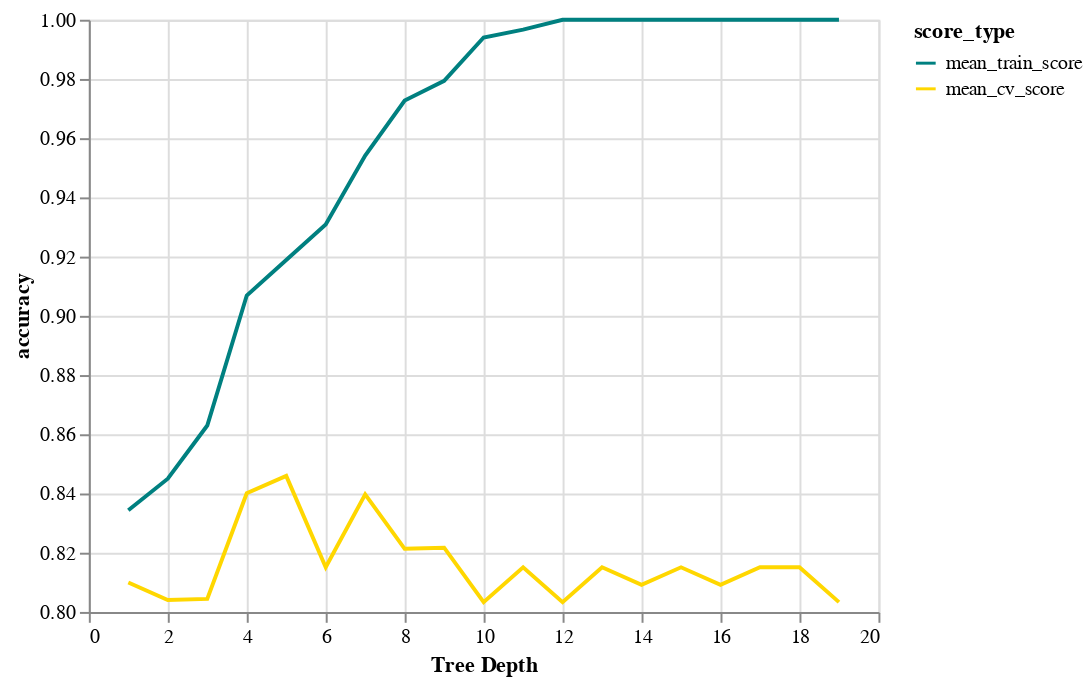

Notebook code cell kept with this figure:
### Code cell
chart1.encode(alt.Y('accuracy:Q', scale=alt.Scale(zero=False)))

### Figure 1 — Vega-Lite specification as saved in the notebook (floating-point values rounded to 4 significant figures)
{"config": {"view": {"continuousWidth": 400, "continuousHeight": 300}}, "data": {"name": "data-79e7cfd2510e2ca1242bcd4f21ee904c"}, "mark": "line", "encoding": {"color": {"type": "nominal", "field": "score_type", "scale": {"domain": ["mean_train_score", "mean_cv_score"], "range": ["teal", "gold"]}}, "x": {"type": "quantitative", "axis": {"title": "Tree Depth"}, "field": "depth"}, "y": {"type": "quantitative", "field": "accuracy", "scale": {"zero": false}}}, "$schema": "https://vega.github.io/schema/vega-lite/v4.8.1.json", "datasets": {"data-79e7cfd2510e2ca1242bcd4f21ee904c": [{"depth": 1, "score_type": "mean_train_score", "accuracy": 0.8343}, {"depth": 2, "score_type": "mean_train_score", "accuracy": 0.845}, {"depth": 3, "score_type": "mean_train_score", "accuracy": 0.863}, {"depth": 4, "score_type": "mean_train_score", "accuracy": 0.9069}, {"depth": 5, "score_type": "mean_train_score", "accuracy": 0.9188}, {"depth": 6, "score_type": "mean_train_score", "accuracy": 0.9308}, {"depth": 7, "score_type": "mean_train_score", "accuracy": 0.9541}, {"depth": 8, "score_type": "mean_train_score", "accuracy": 0.9727}, {"depth": 9, "score_type": "mean_train_score", "accuracy": 0.9794}, {"depth": 10, "score_type": "mean_train_score", "accuracy": 0.994}, {"depth": 11, "score_type": "mean_train_score", "accuracy": 0.9967}, {"depth": 12, "score_type": "mean_train_score", "accuracy": 1.0}, {"depth": 13, "score_type": "mean_train_score", "accuracy": 1.0}, {"depth": 14, "score_type": "mean_train_score", "accuracy": 1.0}, {"depth": 15, "score_type": "mean_train_score", "accuracy": 1.0}, {"depth": 16, "score_type": "mean_train_score", "accuracy": 1.0}, {"depth": 17, "score_type": "mean_train_score", "accuracy": 1.0}, {"depth": 18, "score_type": "mean_train_score", "accuracy": 1.0}, {"depth": 19, "score_type": "mean_train_score", "accuracy": 1.0}, {"depth": 1, "score_type": "mean_cv_score", "accuracy": 0.8099}, {"depth": 2, "score_type": "mean_cv_score", "accuracy": 0.804}, {"depth": 3, "score_type": "mean_cv_score", "accuracy": 0.8044}, {"depth": 4, "score_type": "mean_cv_score", "accuracy": 0.8401}, {"depth": 5, "score_type": "mean_cv_score", "accuracy": 0.846}, {"depth": 6, "score_type": "mean_cv_score", "accuracy": 0.8151}, {"depth": 7, "score_type": "mean_cv_score", "accuracy": 0.8397}, {"depth": 8, "score_type": "mean_cv_score", "accuracy": 0.8213}, {"depth": 9, "score_type": "mean_cv_score", "accuracy": 0.8217}, {"depth": 10, "score_type": "mean_cv_score", "accuracy": 0.8033}, {"depth": 11, "score_type": "mean_cv_score", "accuracy": 0.8151}, {"depth": 12, "score_type": "mean_cv_score", "accuracy": 0.8033}, {"depth": 13, "score_type": "mean_cv_score", "accuracy": 0.8151}, {"depth": 14, "score_type": "mean_cv_score", "accuracy": 0.8092}, {"depth": 15, "score_type": "mean_cv_score", "accuracy": 0.8151}, {"depth": 16, "score_type": "mean_cv_score", "accuracy": 0.8092}, {"depth": 17, "score_type": "mean_cv_score", "accuracy": 0.8151}, {"depth": 18, "score_type": "mean_cv_score", "accuracy": 0.8151}, {"depth": 19, "score_type": "mean_cv_score", "accuracy": 0.8033}]}}
